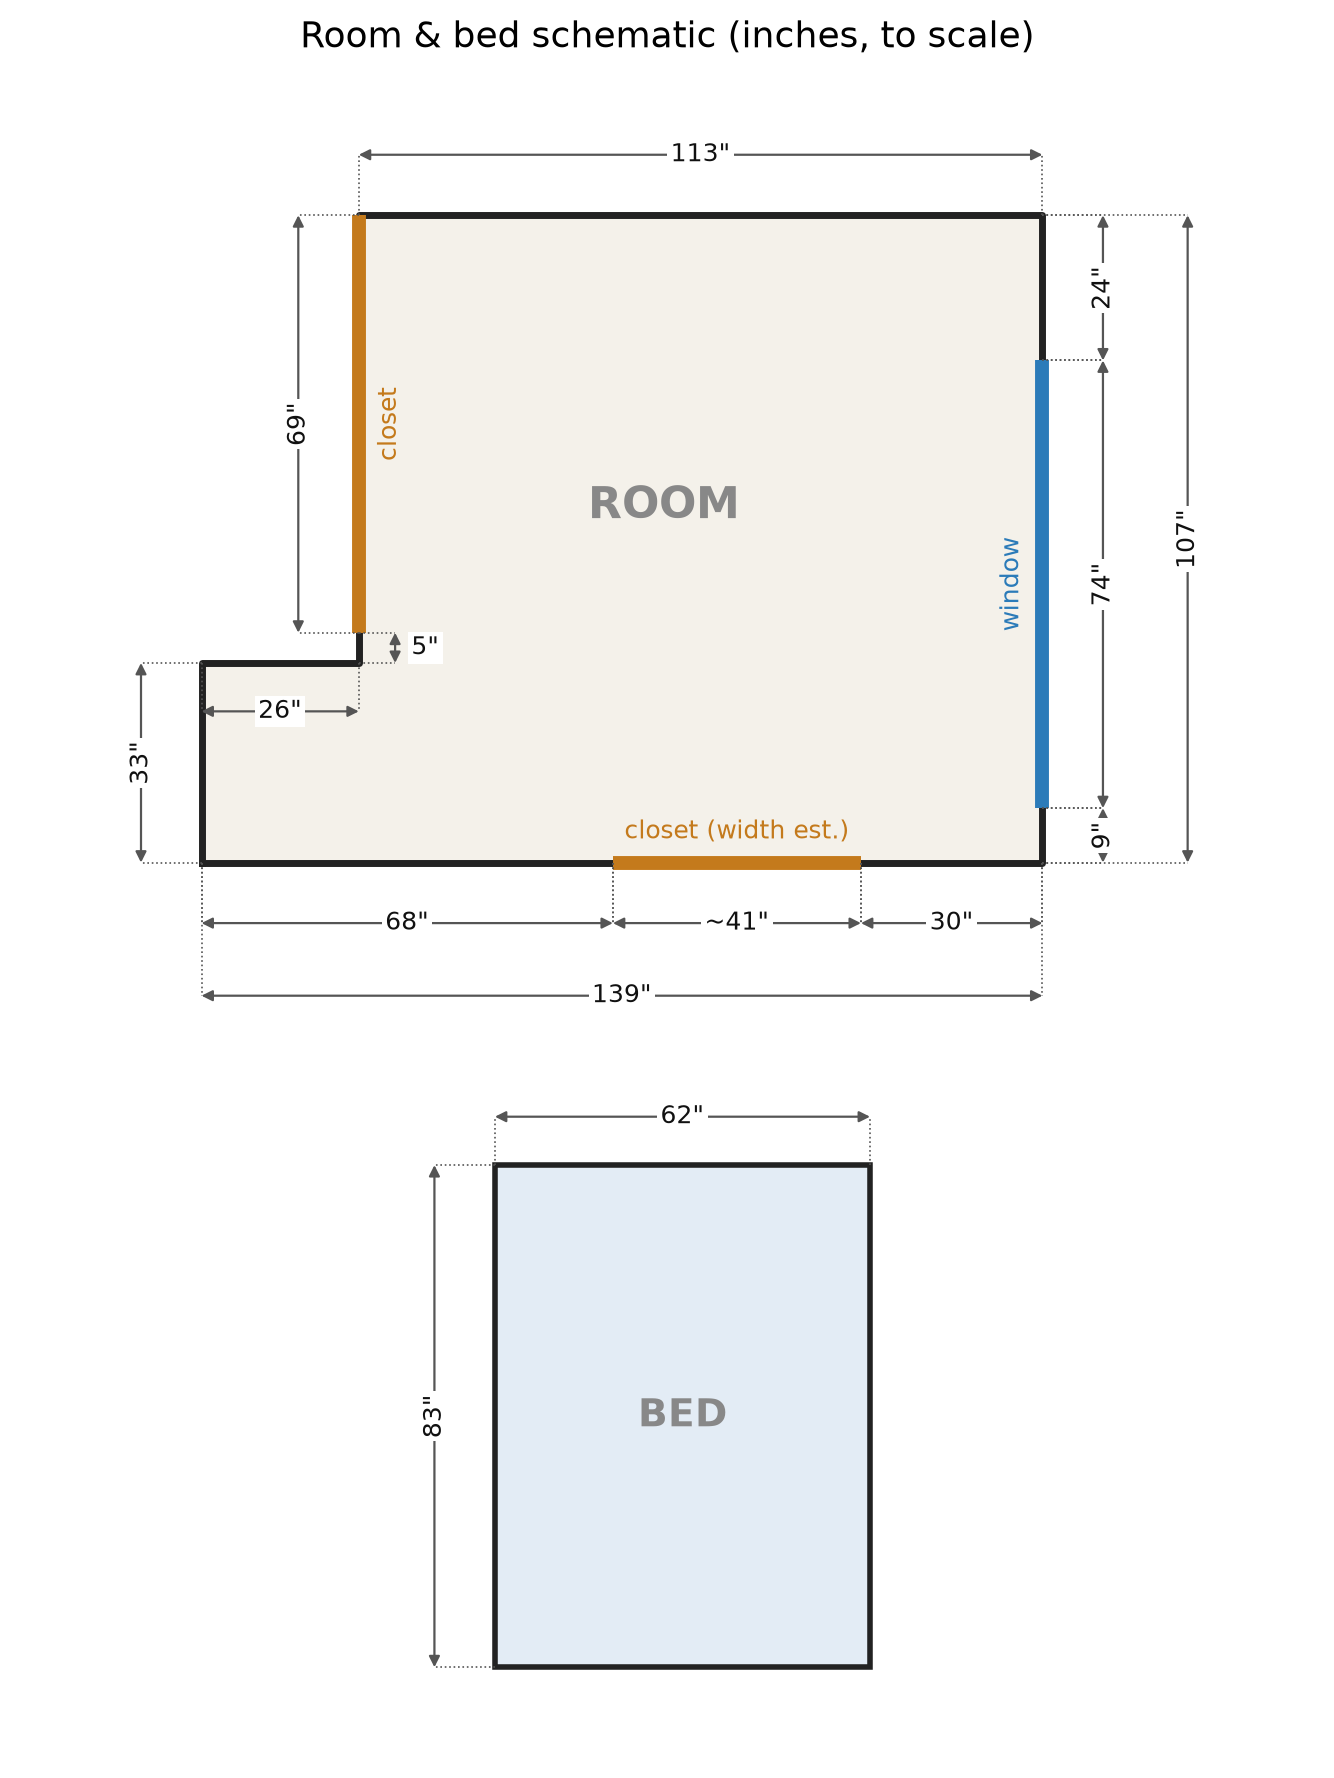

Write Python code to recreate this figure.
"""Room + bed schematic. All dimensions in inches.

Coordinate system: origin at the bottom-left outside corner of the room,
x to the right, y up. Walls are drawn as zero-thickness lines (interior
dimensions as measured).
"""
from dataclasses import dataclass
from pathlib import Path

import matplotlib.pyplot as plt
from matplotlib.patches import Polygon, Rectangle

# ---------------------------------------------------------------- measurements
TOP_WALL = 113            # top wall, full length
BOTTOM_WALL = 139         # bottom wall, full length (includes the 26" jog)
RIGHT_WALL = 107          # right wall, full height

JOG_DEPTH = BOTTOM_WALL - TOP_WALL   # 26: how far the lower-left section sticks out

# Left wall of the main section (top-down): closet, then 5" of wall.
LEFT_CLOSET = 69
LEFT_WALL_BELOW_CLOSET = 5
MAIN_LEFT_WALL = LEFT_CLOSET + LEFT_WALL_BELOW_CLOSET   # 74
LOWER_LEFT_WALL = RIGHT_WALL - MAIN_LEFT_WALL            # 33: left wall of the jog

# Right wall (top-down): 24" wall, window, 9" wall.
RIGHT_WALL_ABOVE_WINDOW = 24
RIGHT_WALL_BELOW_WINDOW = 9
WINDOW = RIGHT_WALL - RIGHT_WALL_ABOVE_WINDOW - RIGHT_WALL_BELOW_WINDOW   # 74

# Bottom wall (right-to-left): 30" wall, then closet.
BOTTOM_WALL_RIGHT_OF_CLOSET = 30
BOTTOM_CLOSET = 41        # NOT MEASURED - estimated from sketch proportions

# Bed (drawn separately, not placed in the room).
BED_W = 62
BED_L = 83


@dataclass
class Opening:
    name: str
    p0: tuple
    p1: tuple


# ------------------------------------------------------------------- geometry
W, H = BOTTOM_WALL, RIGHT_WALL
room_outline = [
    (0, 0),
    (W, 0),
    (W, H),
    (JOG_DEPTH, H),
    (JOG_DEPTH, LOWER_LEFT_WALL),
    (0, LOWER_LEFT_WALL),
]

bc_x1 = W - BOTTOM_WALL_RIGHT_OF_CLOSET
bc_x0 = bc_x1 - BOTTOM_CLOSET
openings = [
    Opening("closet", (JOG_DEPTH, H), (JOG_DEPTH, H - LEFT_CLOSET)),
    Opening("window", (W, H - RIGHT_WALL_ABOVE_WINDOW), (W, RIGHT_WALL_BELOW_WINDOW)),
    Opening("closet", (bc_x0, 0), (bc_x1, 0)),
]
STYLE = {
    "window": dict(color="#2b7bb9", lw=5),
    "closet": dict(color="#c47a1c", lw=5),
}

# ---------------------------------------------------------------- drawing
WALL = dict(color="#222", lw=2.5)
DIM_COLOR = "#555"


def dim(ax, p0, p1, text, offset, fs=9, label_at=None):
    """Dimension line between p0 and p1, shifted perpendicular by `offset`."""
    (x0, y0), (x1, y1) = p0, p1
    horiz = abs(y1 - y0) < abs(x1 - x0)
    ox, oy = (0, offset) if horiz else (offset, 0)
    a, b = (x0 + ox, y0 + oy), (x1 + ox, y1 + oy)
    # extension lines
    for (px, py), (qx, qy) in ((p0, a), (p1, b)):
        ax.plot([px, qx], [py, qy], color=DIM_COLOR, lw=0.6, ls=":")
    ax.annotate("", xy=a, xytext=b,
                arrowprops=dict(arrowstyle="<|-|>", color=DIM_COLOR, lw=0.8,
                                shrinkA=0, shrinkB=0, mutation_scale=8))
    mx, my = label_at or ((a[0] + b[0]) / 2, (a[1] + b[1]) / 2)
    ax.text(mx, my, f'{text}"', ha="center", va="center", fontsize=fs,
            rotation=0 if horiz or label_at else 90, color="#111",
            bbox=dict(fc="white", ec="none", pad=1.2))


def draw_room(ax):
    ax.add_patch(Polygon(room_outline, closed=True, fc="#f4f1ea", ec="none"))
    xs, ys = zip(*(room_outline + room_outline[:1]))
    ax.plot(xs, ys, **WALL, solid_capstyle="projecting")
    for o in openings:
        ax.plot([o.p0[0], o.p1[0]], [o.p0[1], o.p1[1]], **STYLE[o.name],
                solid_capstyle="butt")
    ax.text(W * 0.55, H * 0.55, "ROOM", ha="center", va="center",
            fontsize=16, color="#888", weight="bold")
    ax.text(JOG_DEPTH + 3, H - LEFT_CLOSET / 2, "closet", rotation=90,
            ha="left", va="center", fontsize=9, color=STYLE["closet"]["color"])
    ax.text(W - 3, RIGHT_WALL_BELOW_WINDOW + WINDOW / 2, "window", rotation=90,
            ha="right", va="center", fontsize=9, color=STYLE["window"]["color"])
    ax.text((bc_x0 + bc_x1) / 2, 3, "closet (width est.)", ha="center",
            va="bottom", fontsize=9, color=STYLE["closet"]["color"])

    # overall
    dim(ax, (JOG_DEPTH, H), (W, H), TOP_WALL, 10)
    dim(ax, (0, 0), (W, 0), BOTTOM_WALL, -22)
    dim(ax, (W, 0), (W, H), RIGHT_WALL, 24)
    # right wall breakdown
    dim(ax, (W, H - RIGHT_WALL_ABOVE_WINDOW), (W, H), RIGHT_WALL_ABOVE_WINDOW, 10)
    dim(ax, (W, RIGHT_WALL_BELOW_WINDOW), (W, H - RIGHT_WALL_ABOVE_WINDOW), WINDOW, 10)
    dim(ax, (W, 0), (W, RIGHT_WALL_BELOW_WINDOW), RIGHT_WALL_BELOW_WINDOW, 10)
    # bottom wall breakdown
    dim(ax, (0, 0), (bc_x0, 0), bc_x0, -10)
    dim(ax, (bc_x0, 0), (bc_x1, 0), f"~{BOTTOM_CLOSET}", -10)
    dim(ax, (bc_x1, 0), (W, 0), BOTTOM_WALL_RIGHT_OF_CLOSET, -10)
    # left side
    dim(ax, (JOG_DEPTH, H - LEFT_CLOSET), (JOG_DEPTH, H), LEFT_CLOSET, -10)
    dim(ax, (JOG_DEPTH, LOWER_LEFT_WALL), (JOG_DEPTH, H - LEFT_CLOSET),
        LEFT_WALL_BELOW_CLOSET, 6,
        label_at=(JOG_DEPTH + 11, LOWER_LEFT_WALL + LEFT_WALL_BELOW_CLOSET / 2))
    dim(ax, (0, 0), (0, LOWER_LEFT_WALL), LOWER_LEFT_WALL, -10)
    dim(ax, (0, LOWER_LEFT_WALL), (JOG_DEPTH, LOWER_LEFT_WALL), JOG_DEPTH, -8)


def draw_bed(ax, x0, y0):
    ax.add_patch(Rectangle((x0, y0), BED_W, BED_L, fc="#e3ecf5", ec="#222", lw=2))
    ax.text(x0 + BED_W / 2, y0 + BED_L / 2, "BED", ha="center", va="center",
            fontsize=14, color="#888", weight="bold")
    dim(ax, (x0, y0 + BED_L), (x0 + BED_W, y0 + BED_L), BED_W, 8)
    dim(ax, (x0, y0), (x0, y0 + BED_L), BED_L, -10)


def main(out=Path(__file__).with_name("schematic.png")):
    fig, ax = plt.subplots(figsize=(11, 11))
    draw_room(ax)
    draw_bed(ax, x0=(W - BED_W) / 2 + 10, y0=-50 - BED_L)
    ax.set_aspect("equal")
    ax.set_xlim(-30, W + 45)
    ax.set_ylim(-50 - BED_L - 15, H + 25)
    ax.axis("off")
    ax.set_title("Room & bed schematic (inches, to scale)", fontsize=13)
    fig.savefig(out, dpi=200, bbox_inches="tight", facecolor="white")
    print(f"wrote {out}")


if __name__ == "__main__":
    main()
